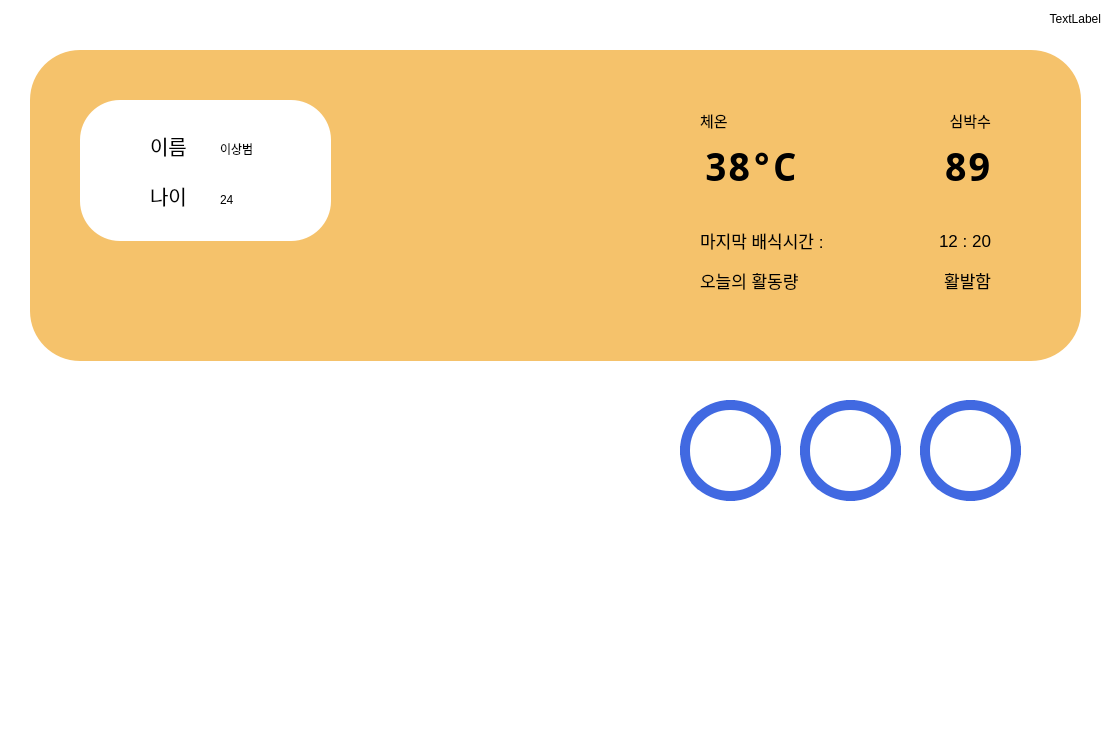
<?xml version="1.0" encoding="UTF-8"?>
<ui version="4.0">
 <class>Dialog</class>
 <widget class="QDialog" name="Dialog">
  <property name="geometry">
   <rect>
    <x>0</x>
    <y>0</y>
    <width>1111</width>
    <height>730</height>
   </rect>
  </property>
  <property name="windowTitle">
   <string>Dialog</string>
  </property>
  <property name="styleSheet">
   <string notr="true">background-color:white
</string>
  </property>
  <widget class="QLabel" name="labelPulseIcon">
   <property name="geometry">
    <rect>
     <x>820</x>
     <y>120</y>
     <width>81</width>
     <height>81</height>
    </rect>
   </property>
   <property name="styleSheet">
    <string notr="true">color : transparent;
background-color:transparent;
</string>
   </property>
   <property name="text">
    <string/>
   </property>
   <property name="pixmap">
    <pixmap>../../../../../Downloads/free-icon-love-14415504.png</pixmap>
   </property>
   <property name="scaledContents">
    <bool>true</bool>
   </property>
  </widget>
  <widget class="QLabel" name="labelFrame">
   <property name="geometry">
    <rect>
     <x>30</x>
     <y>50</y>
     <width>1051</width>
     <height>311</height>
    </rect>
   </property>
   <property name="styleSheet">
    <string notr="true">background-color:#F5C26B;
border-radius:50px;</string>
   </property>
   <property name="text">
    <string/>
   </property>
  </widget>
  <widget class="QLabel" name="labelDog">
   <property name="geometry">
    <rect>
     <x>70</x>
     <y>180</y>
     <width>591</width>
     <height>551</height>
    </rect>
   </property>
   <property name="styleSheet">
    <string notr="true">background-color:transparent</string>
   </property>
   <property name="text">
    <string/>
   </property>
   <property name="pixmap">
    <pixmap>../../../../../Downloads/dog (1).png</pixmap>
   </property>
  </widget>
  <widget class="QPushButton" name="btnFeed">
   <property name="geometry">
    <rect>
     <x>870</x>
     <y>540</y>
     <width>191</width>
     <height>151</height>
    </rect>
   </property>
   <property name="styleSheet">
    <string notr="true">border-style:outset;</string>
   </property>
   <property name="text">
    <string/>
   </property>
   <property name="icon">
    <iconset>
     <normaloff>../../../../../Downloads/free-icon-pet-food-6903249.png</normaloff>../../../../../Downloads/free-icon-pet-food-6903249.png</iconset>
   </property>
   <property name="iconSize">
    <size>
     <width>150</width>
     <height>150</height>
    </size>
   </property>
  </widget>
  <widget class="QPushButton" name="btnHeart">
   <property name="geometry">
    <rect>
     <x>420</x>
     <y>240</y>
     <width>61</width>
     <height>61</height>
    </rect>
   </property>
   <property name="styleSheet">
    <string notr="true">border-style:outset;
background-color:transparent;</string>
   </property>
   <property name="text">
    <string/>
   </property>
   <property name="icon">
    <iconset>
     <normaloff>../../../../../Downloads/heart.png</normaloff>../../../../../Downloads/heart.png</iconset>
   </property>
   <property name="iconSize">
    <size>
     <width>60</width>
     <height>60</height>
    </size>
   </property>
  </widget>
  <widget class="QLabel" name="labelFoodEmpty">
   <property name="geometry">
    <rect>
     <x>700</x>
     <y>590</y>
     <width>131</width>
     <height>131</height>
    </rect>
   </property>
   <property name="text">
    <string/>
   </property>
   <property name="pixmap">
    <pixmap>../../../../../Downloads/pet-bowl.png</pixmap>
   </property>
   <property name="scaledContents">
    <bool>true</bool>
   </property>
  </widget>
  <widget class="QPushButton" name="btnCameraPage">
   <property name="geometry">
    <rect>
     <x>800</x>
     <y>400</y>
     <width>101</width>
     <height>101</height>
    </rect>
   </property>
   <property name="styleSheet">
    <string notr="true">background-color:white;
border-radius:50px;
border-color:#4169E1;
border-width:10px;
border-style:solid;</string>
   </property>
   <property name="text">
    <string/>
   </property>
  </widget>
  <widget class="QLabel" name="labelFeedInfo">
   <property name="geometry">
    <rect>
     <x>700</x>
     <y>220</y>
     <width>131</width>
     <height>41</height>
    </rect>
   </property>
   <property name="font">
    <font>
     <pointsize>13</pointsize>
    </font>
   </property>
   <property name="styleSheet">
    <string notr="true">background-color:transparent;</string>
   </property>
   <property name="text">
    <string>마지막 배식시간 : </string>
   </property>
  </widget>
  <widget class="QLabel" name="labelPulse">
   <property name="geometry">
    <rect>
     <x>920</x>
     <y>140</y>
     <width>71</width>
     <height>51</height>
    </rect>
   </property>
   <property name="font">
    <font>
     <family>Noto Sans Mono</family>
     <pointsize>29</pointsize>
     <weight>75</weight>
     <bold>true</bold>
    </font>
   </property>
   <property name="styleSheet">
    <string notr="true">background-color:transparent;</string>
   </property>
   <property name="text">
    <string>89</string>
   </property>
   <property name="alignment">
    <set>Qt::AlignRight|Qt::AlignTrailing|Qt::AlignVCenter</set>
   </property>
  </widget>
  <widget class="QLabel" name="labelFeedTime">
   <property name="geometry">
    <rect>
     <x>920</x>
     <y>220</y>
     <width>71</width>
     <height>41</height>
    </rect>
   </property>
   <property name="font">
    <font>
     <pointsize>13</pointsize>
    </font>
   </property>
   <property name="styleSheet">
    <string notr="true">background-color:transparent;</string>
   </property>
   <property name="text">
    <string>12 : 20</string>
   </property>
   <property name="alignment">
    <set>Qt::AlignRight|Qt::AlignTrailing|Qt::AlignVCenter</set>
   </property>
  </widget>
  <widget class="QLabel" name="labelActInfo">
   <property name="geometry">
    <rect>
     <x>700</x>
     <y>260</y>
     <width>111</width>
     <height>41</height>
    </rect>
   </property>
   <property name="font">
    <font>
     <pointsize>13</pointsize>
    </font>
   </property>
   <property name="styleSheet">
    <string notr="true">background-color:transparent;</string>
   </property>
   <property name="text">
    <string>오늘의 활동량</string>
   </property>
  </widget>
  <widget class="QLabel" name="labelActivity">
   <property name="geometry">
    <rect>
     <x>930</x>
     <y>260</y>
     <width>61</width>
     <height>41</height>
    </rect>
   </property>
   <property name="font">
    <font>
     <pointsize>13</pointsize>
    </font>
   </property>
   <property name="styleSheet">
    <string notr="true">background-color:transparent;</string>
   </property>
   <property name="text">
    <string>활발함</string>
   </property>
   <property name="alignment">
    <set>Qt::AlignRight|Qt::AlignTrailing|Qt::AlignVCenter</set>
   </property>
  </widget>
  <widget class="QFrame" name="frame">
   <property name="geometry">
    <rect>
     <x>80</x>
     <y>100</y>
     <width>251</width>
     <height>141</height>
    </rect>
   </property>
   <property name="styleSheet">
    <string notr="true">border-radius:40px;</string>
   </property>
   <property name="frameShape">
    <enum>QFrame::StyledPanel</enum>
   </property>
   <property name="frameShadow">
    <enum>QFrame::Raised</enum>
   </property>
   <widget class="QLabel" name="labelNameInfo">
    <property name="geometry">
     <rect>
      <x>70</x>
      <y>30</y>
      <width>41</width>
      <height>31</height>
     </rect>
    </property>
    <property name="font">
     <font>
      <family>DejaVu Sans Mono</family>
      <pointsize>15</pointsize>
     </font>
    </property>
    <property name="text">
     <string>이름</string>
    </property>
   </widget>
   <widget class="QLabel" name="labelAgeInfo">
    <property name="geometry">
     <rect>
      <x>70</x>
      <y>80</y>
      <width>41</width>
      <height>31</height>
     </rect>
    </property>
    <property name="font">
     <font>
      <family>DejaVu Sans Mono</family>
      <pointsize>15</pointsize>
     </font>
    </property>
    <property name="styleSheet">
     <string notr="true">border-style:outset;</string>
    </property>
    <property name="text">
     <string>나이</string>
    </property>
   </widget>
   <widget class="QLabel" name="labelPawIcon">
    <property name="geometry">
     <rect>
      <x>30</x>
      <y>30</y>
      <width>31</width>
      <height>31</height>
     </rect>
    </property>
    <property name="text">
     <string/>
    </property>
    <property name="pixmap">
     <pixmap>../../../../../Downloads/paws.png</pixmap>
    </property>
    <property name="scaledContents">
     <bool>true</bool>
    </property>
   </widget>
   <widget class="QLabel" name="labelPawIcon2">
    <property name="geometry">
     <rect>
      <x>30</x>
      <y>80</y>
      <width>31</width>
      <height>31</height>
     </rect>
    </property>
    <property name="text">
     <string/>
    </property>
    <property name="pixmap">
     <pixmap>../../../../../Downloads/paws.png</pixmap>
    </property>
    <property name="scaledContents">
     <bool>true</bool>
    </property>
   </widget>
   <widget class="QLabel" name="labelName">
    <property name="geometry">
     <rect>
      <x>140</x>
      <y>40</y>
      <width>71</width>
      <height>18</height>
     </rect>
    </property>
    <property name="text">
     <string>이상범</string>
    </property>
   </widget>
   <widget class="QLabel" name="labelAge">
    <property name="geometry">
     <rect>
      <x>140</x>
      <y>90</y>
      <width>41</width>
      <height>20</height>
     </rect>
    </property>
    <property name="text">
     <string>24</string>
    </property>
   </widget>
  </widget>
  <widget class="QLabel" name="labelTempBody">
   <property name="geometry">
    <rect>
     <x>700</x>
     <y>140</y>
     <width>51</width>
     <height>51</height>
    </rect>
   </property>
   <property name="font">
    <font>
     <family>Noto Sans Mono</family>
     <pointsize>29</pointsize>
     <weight>75</weight>
     <bold>true</bold>
    </font>
   </property>
   <property name="styleSheet">
    <string notr="true">background-color:transparent;</string>
   </property>
   <property name="text">
    <string>38</string>
   </property>
   <property name="alignment">
    <set>Qt::AlignRight|Qt::AlignTrailing|Qt::AlignVCenter</set>
   </property>
  </widget>
  <widget class="QLabel" name="labelTempC">
   <property name="geometry">
    <rect>
     <x>750</x>
     <y>140</y>
     <width>51</width>
     <height>51</height>
    </rect>
   </property>
   <property name="font">
    <font>
     <family>Noto Sans Mono</family>
     <pointsize>29</pointsize>
     <weight>75</weight>
     <bold>true</bold>
    </font>
   </property>
   <property name="styleSheet">
    <string notr="true">background-color:transparent;</string>
   </property>
   <property name="text">
    <string>°C</string>
   </property>
  </widget>
  <widget class="QLabel" name="labelTempInfo">
   <property name="geometry">
    <rect>
     <x>700</x>
     <y>100</y>
     <width>41</width>
     <height>41</height>
    </rect>
   </property>
   <property name="font">
    <font>
     <pointsize>11</pointsize>
    </font>
   </property>
   <property name="styleSheet">
    <string notr="true">background-color:transparent;</string>
   </property>
   <property name="text">
    <string>체온</string>
   </property>
  </widget>
  <widget class="QLabel" name="labelPulseInfo">
   <property name="geometry">
    <rect>
     <x>940</x>
     <y>100</y>
     <width>51</width>
     <height>41</height>
    </rect>
   </property>
   <property name="font">
    <font>
     <pointsize>11</pointsize>
    </font>
   </property>
   <property name="styleSheet">
    <string notr="true">background-color:transparent;</string>
   </property>
   <property name="text">
    <string>심박수</string>
   </property>
   <property name="alignment">
    <set>Qt::AlignRight|Qt::AlignTrailing|Qt::AlignVCenter</set>
   </property>
  </widget>
  <widget class="QLabel" name="labelWater">
   <property name="geometry">
    <rect>
     <x>530</x>
     <y>600</y>
     <width>131</width>
     <height>111</height>
    </rect>
   </property>
   <property name="text">
    <string/>
   </property>
   <property name="pixmap">
    <pixmap>../../../../../Downloads/water.png</pixmap>
   </property>
   <property name="scaledContents">
    <bool>true</bool>
   </property>
  </widget>
  <widget class="QLabel" name="labelFood">
   <property name="geometry">
    <rect>
     <x>700</x>
     <y>560</y>
     <width>131</width>
     <height>121</height>
    </rect>
   </property>
   <property name="text">
    <string/>
   </property>
   <property name="pixmap">
    <pixmap>../../../../../Downloads/free-icon-pet-food-1950702.png</pixmap>
   </property>
   <property name="scaledContents">
    <bool>true</bool>
   </property>
  </widget>
  <widget class="QPushButton" name="btnSetting">
   <property name="geometry">
    <rect>
     <x>20</x>
     <y>10</y>
     <width>81</width>
     <height>81</height>
    </rect>
   </property>
   <property name="styleSheet">
    <string notr="true">border-style:outset;
background-color:transparent;
</string>
   </property>
   <property name="text">
    <string/>
   </property>
   <property name="icon">
    <iconset>
     <normaloff>../../../../../Downloads/preferences.png</normaloff>../../../../../Downloads/preferences.png</iconset>
   </property>
   <property name="iconSize">
    <size>
     <width>40</width>
     <height>40</height>
    </size>
   </property>
  </widget>
  <widget class="QPushButton" name="btnGpsPage">
   <property name="geometry">
    <rect>
     <x>680</x>
     <y>400</y>
     <width>101</width>
     <height>101</height>
    </rect>
   </property>
   <property name="styleSheet">
    <string notr="true">background-color:white;
border-radius:50px;
border-color:#4169E1;
border-width:10px;
border-style:solid;</string>
   </property>
   <property name="text">
    <string/>
   </property>
  </widget>
  <widget class="QPushButton" name="btnPlayPage">
   <property name="geometry">
    <rect>
     <x>920</x>
     <y>400</y>
     <width>101</width>
     <height>101</height>
    </rect>
   </property>
   <property name="styleSheet">
    <string notr="true">background-color:white;
border-radius:50px;
border-color:#4169E1;
border-width:10px;
border-style:solid;</string>
   </property>
   <property name="text">
    <string/>
   </property>
  </widget>
  <widget class="QLabel" name="labelDateTime">
   <property name="geometry">
    <rect>
     <x>920</x>
     <y>10</y>
     <width>181</width>
     <height>18</height>
    </rect>
   </property>
   <property name="styleSheet">
    <string notr="true">background-color:transparent;
</string>
   </property>
   <property name="text">
    <string>TextLabel</string>
   </property>
   <property name="alignment">
    <set>Qt::AlignRight|Qt::AlignTrailing|Qt::AlignVCenter</set>
   </property>
  </widget>
  <zorder>labelFrame</zorder>
  <zorder>labelDog</zorder>
  <zorder>labelPulseIcon</zorder>
  <zorder>btnFeed</zorder>
  <zorder>btnHeart</zorder>
  <zorder>labelFoodEmpty</zorder>
  <zorder>btnCameraPage</zorder>
  <zorder>labelFeedInfo</zorder>
  <zorder>labelPulse</zorder>
  <zorder>labelFeedTime</zorder>
  <zorder>labelActInfo</zorder>
  <zorder>labelActivity</zorder>
  <zorder>frame</zorder>
  <zorder>labelTempBody</zorder>
  <zorder>labelTempC</zorder>
  <zorder>labelTempInfo</zorder>
  <zorder>labelPulseInfo</zorder>
  <zorder>labelWater</zorder>
  <zorder>labelFood</zorder>
  <zorder>btnSetting</zorder>
  <zorder>btnGpsPage</zorder>
  <zorder>btnPlayPage</zorder>
  <zorder>labelDateTime</zorder>
 </widget>
 <resources/>
 <connections/>
</ui>
